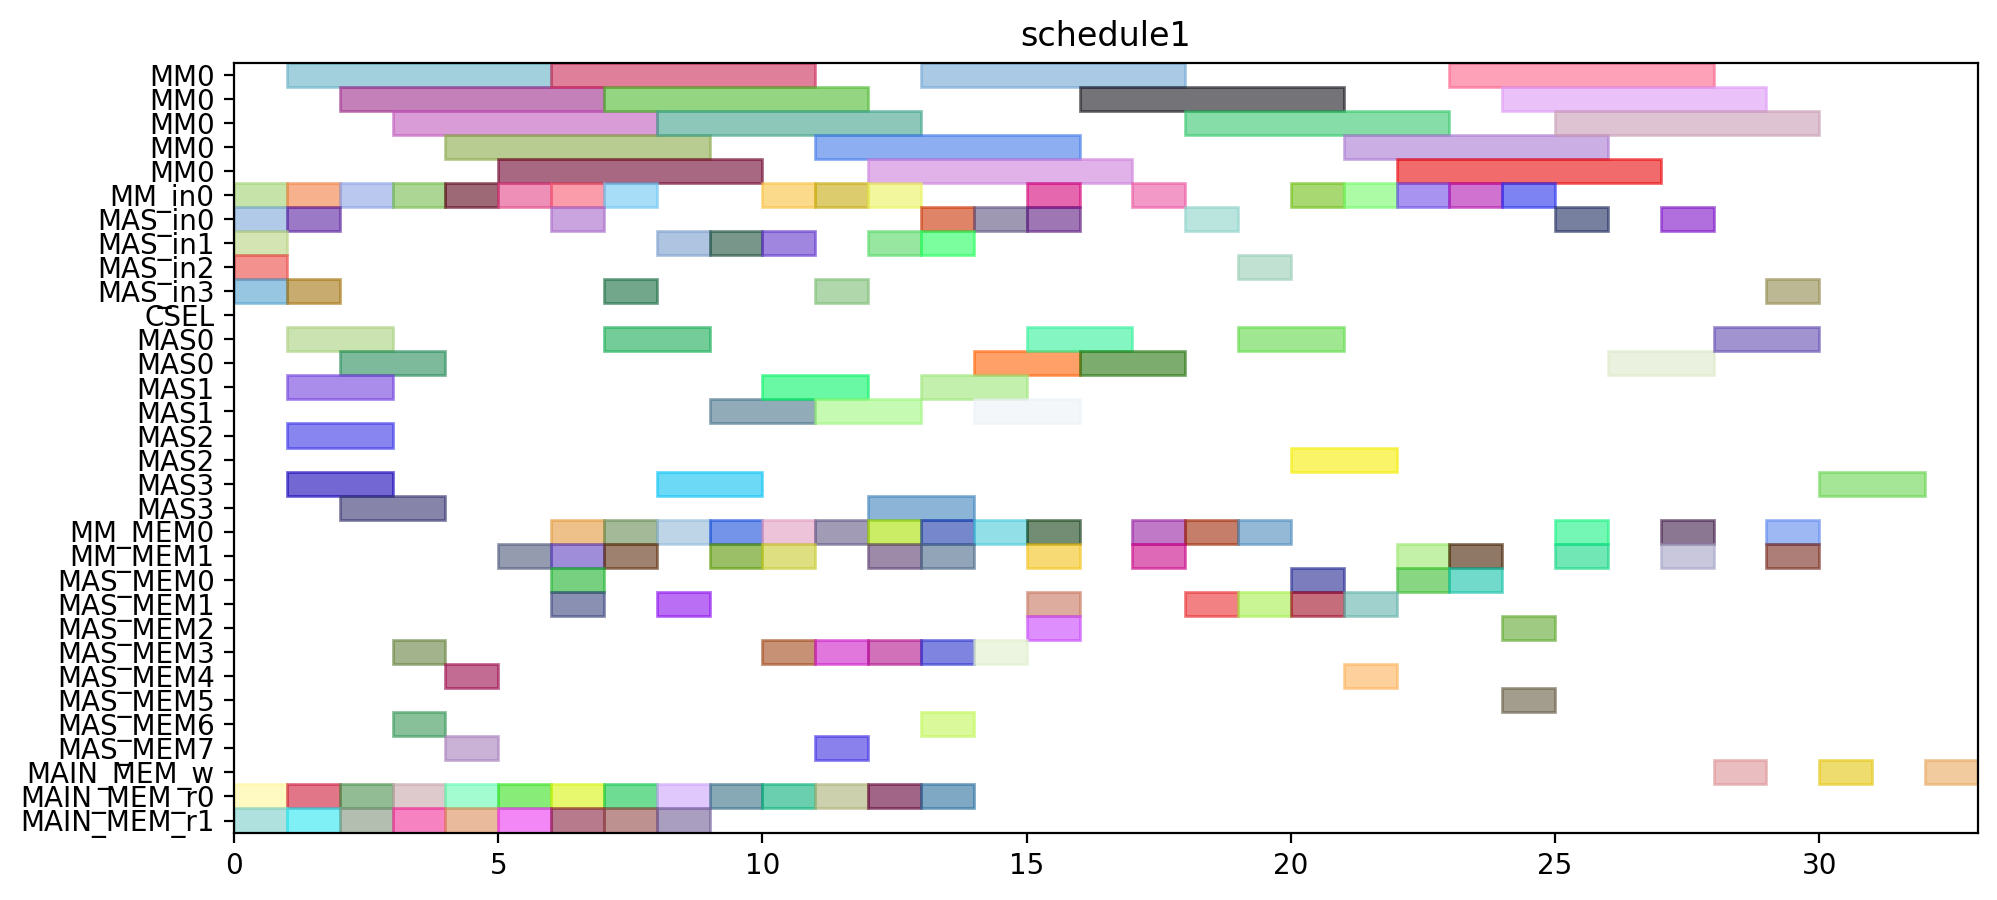

Write the Python code that produced this figure.
from pyschedule import Scenario, solvers, plotters, alt


def solve():
	horizon = 113
	S = Scenario("schedule1", horizon=horizon)

	# resource
	MM = S.Resources('MM', num=1, size=5)
	MM_in = S.Resources('MM_in', num=1)
	MAS_in = S.Resources('MAS_in', num=4)
	CSEL = S.Resource('CSEL')
	MAS = S.Resources('MAS', num=4, size=2, periods=range(1, horizon))
	MM_MEM = S.Resources('MM_MEM', num=2)
	MAS_MEM = S.Resources('MAS_MEM', num=8)
	MAIN_MEM_w = S.Resource('MAIN_MEM_w', size=1)
	MAIN_MEM_r = S.Resources('MAIN_MEM_r', num=2)

	# result of previous scheduling
	t14_in = S.Task('t14_in', length=1, delay_cost=1)
	S += t14_in >= 0
	t14_in += MAS_in[0]

	t2_in = S.Task('t2_in', length=1, delay_cost=1)
	S += t2_in >= 0
	t2_in += MM_in[0]

	t3_in = S.Task('t3_in', length=1, delay_cost=1)
	S += t3_in >= 0
	t3_in += MAS_in[2]

	t3_mem1 = S.Task('t3_mem1', length=1, delay_cost=1)
	S += t3_mem1 >= 0
	t3_mem1 += MAIN_MEM_r[1]

	t4_mem0 = S.Task('t4_mem0', length=1, delay_cost=1)
	S += t4_mem0 >= 0
	t4_mem0 += MAIN_MEM_r[0]

	t8_in = S.Task('t8_in', length=1, delay_cost=1)
	S += t8_in >= 0
	t8_in += MAS_in[3]

	t9_in = S.Task('t9_in', length=1, delay_cost=1)
	S += t9_in >= 0
	t9_in += MAS_in[1]

	t0_mem1 = S.Task('t0_mem1', length=1, delay_cost=1)
	S += t0_mem1 >= 1
	t0_mem1 += MAIN_MEM_r[1]

	t13_in = S.Task('t13_in', length=1, delay_cost=1)
	S += t13_in >= 1
	t13_in += MAS_in[0]

	t14 = S.Task('t14', length=2, delay_cost=1)
	S += t14 >= 1
	t14 += MAS[0]

	t1_in = S.Task('t1_in', length=1, delay_cost=1)
	S += t1_in >= 1
	t1_in += MM_in[0]

	t2 = S.Task('t2', length=5, delay_cost=1)
	S += t2 >= 1
	t2 += MM[0]

	t3 = S.Task('t3', length=2, delay_cost=1)
	S += t3 >= 1
	t3 += MAS[2]

	t3_mem0 = S.Task('t3_mem0', length=1, delay_cost=1)
	S += t3_mem0 >= 1
	t3_mem0 += MAIN_MEM_r[0]

	t4_in = S.Task('t4_in', length=1, delay_cost=1)
	S += t4_in >= 1
	t4_in += MAS_in[3]

	t8 = S.Task('t8', length=2, delay_cost=1)
	S += t8 >= 1
	t8 += MAS[3]

	t9 = S.Task('t9', length=2, delay_cost=1)
	S += t9 >= 1
	t9 += MAS[1]

	t0_in = S.Task('t0_in', length=1, delay_cost=1)
	S += t0_in >= 2
	t0_in += MM_in[0]

	t1 = S.Task('t1', length=5, delay_cost=1)
	S += t1 >= 2
	t1 += MM[0]

	t13 = S.Task('t13', length=2, delay_cost=1)
	S += t13 >= 2
	t13 += MAS[0]

	t14_mem1 = S.Task('t14_mem1', length=1, delay_cost=1)
	S += t14_mem1 >= 2
	t14_mem1 += MAIN_MEM_r[1]

	t19_mem0 = S.Task('t19_mem0', length=1, delay_cost=1)
	S += t19_mem0 >= 2
	t19_mem0 += MAIN_MEM_r[0]

	t4 = S.Task('t4', length=2, delay_cost=1)
	S += t4 >= 2
	t4 += MAS[3]

	t0 = S.Task('t0', length=5, delay_cost=1)
	S += t0 >= 3
	t0 += MM[0]

	t10_in = S.Task('t10_in', length=1, delay_cost=1)
	S += t10_in >= 3
	t10_in += MM_in[0]

	t10_mem0 = S.Task('t10_mem0', length=1, delay_cost=1)
	S += t10_mem0 >= 3
	t10_mem0 += MAS_MEM[6]

	t10_mem1 = S.Task('t10_mem1', length=1, delay_cost=1)
	S += t10_mem1 >= 3
	t10_mem1 += MAS_MEM[3]

	t4_mem1 = S.Task('t4_mem1', length=1, delay_cost=1)
	S += t4_mem1 >= 3
	t4_mem1 += MAIN_MEM_r[1]

	t8_mem0 = S.Task('t8_mem0', length=1, delay_cost=1)
	S += t8_mem0 >= 3
	t8_mem0 += MAIN_MEM_r[0]

	t10 = S.Task('t10', length=5, delay_cost=1)
	S += t10 >= 4
	t10 += MM[0]

	t5_in = S.Task('t5_in', length=1, delay_cost=1)
	S += t5_in >= 4
	t5_in += MM_in[0]

	t5_mem0 = S.Task('t5_mem0', length=1, delay_cost=1)
	S += t5_mem0 >= 4
	t5_mem0 += MAS_MEM[4]

	t5_mem1 = S.Task('t5_mem1', length=1, delay_cost=1)
	S += t5_mem1 >= 4
	t5_mem1 += MAS_MEM[7]

	t9_mem0 = S.Task('t9_mem0', length=1, delay_cost=1)
	S += t9_mem0 >= 4
	t9_mem0 += MAIN_MEM_r[0]

	t9_mem1 = S.Task('t9_mem1', length=1, delay_cost=1)
	S += t9_mem1 >= 4
	t9_mem1 += MAIN_MEM_r[1]

	t13_mem0 = S.Task('t13_mem0', length=1, delay_cost=1)
	S += t13_mem0 >= 5
	t13_mem0 += MAIN_MEM_r[0]

	t13_mem1 = S.Task('t13_mem1', length=1, delay_cost=1)
	S += t13_mem1 >= 5
	t13_mem1 += MAIN_MEM_r[1]

	t26_in = S.Task('t26_in', length=1, delay_cost=1)
	S += t26_in >= 5
	t26_in += MM_in[0]

	t26_mem1 = S.Task('t26_mem1', length=1, delay_cost=1)
	S += t26_mem1 >= 5
	t26_mem1 += MM_MEM[1]

	t5 = S.Task('t5', length=5, delay_cost=1)
	S += t5 >= 5
	t5 += MM[0]

	t11_in = S.Task('t11_in', length=1, delay_cost=1)
	S += t11_in >= 6
	t11_in += MAS_in[0]

	t11_mem0 = S.Task('t11_mem0', length=1, delay_cost=1)
	S += t11_mem0 >= 6
	t11_mem0 += MM_MEM[0]

	t11_mem1 = S.Task('t11_mem1', length=1, delay_cost=1)
	S += t11_mem1 >= 6
	t11_mem1 += MM_MEM[1]

	t15_in = S.Task('t15_in', length=1, delay_cost=1)
	S += t15_in >= 6
	t15_in += MM_in[0]

	t15_mem0 = S.Task('t15_mem0', length=1, delay_cost=1)
	S += t15_mem0 >= 6
	t15_mem0 += MAS_MEM[0]

	t15_mem1 = S.Task('t15_mem1', length=1, delay_cost=1)
	S += t15_mem1 >= 6
	t15_mem1 += MAS_MEM[1]

	t1_mem0 = S.Task('t1_mem0', length=1, delay_cost=1)
	S += t1_mem0 >= 6
	t1_mem0 += MAIN_MEM_r[0]

	t26 = S.Task('t26', length=5, delay_cost=1)
	S += t26 >= 6
	t26 += MM[0]

	t2_mem1 = S.Task('t2_mem1', length=1, delay_cost=1)
	S += t2_mem1 >= 6
	t2_mem1 += MAIN_MEM_r[1]

	t11 = S.Task('t11', length=2, delay_cost=1)
	S += t11 >= 7
	t11 += MAS[0]

	t15 = S.Task('t15', length=5, delay_cost=1)
	S += t15 >= 7
	t15 += MM[0]

	t19_in = S.Task('t19_in', length=1, delay_cost=1)
	S += t19_in >= 7
	t19_in += MM_in[0]

	t19_mem1 = S.Task('t19_mem1', length=1, delay_cost=1)
	S += t19_mem1 >= 7
	t19_mem1 += MM_MEM[1]

	t1_mem1 = S.Task('t1_mem1', length=1, delay_cost=1)
	S += t1_mem1 >= 7
	t1_mem1 += MAIN_MEM_r[1]

	t24_in = S.Task('t24_in', length=1, delay_cost=1)
	S += t24_in >= 7
	t24_in += MAS_in[3]

	t24_mem0 = S.Task('t24_mem0', length=1, delay_cost=1)
	S += t24_mem0 >= 7
	t24_mem0 += MM_MEM[0]

	t30_mem0 = S.Task('t30_mem0', length=1, delay_cost=1)
	S += t30_mem0 >= 7
	t30_mem0 += MAIN_MEM_r[0]

	t12_in = S.Task('t12_in', length=1, delay_cost=1)
	S += t12_in >= 8
	t12_in += MAS_in[1]

	t12_mem0 = S.Task('t12_mem0', length=1, delay_cost=1)
	S += t12_mem0 >= 8
	t12_mem0 += MM_MEM[0]

	t12_mem1 = S.Task('t12_mem1', length=1, delay_cost=1)
	S += t12_mem1 >= 8
	t12_mem1 += MAS_MEM[1]

	t19 = S.Task('t19', length=5, delay_cost=1)
	S += t19 >= 8
	t19 += MM[0]

	t24 = S.Task('t24', length=2, delay_cost=1)
	S += t24 >= 8
	t24 += MAS[3]

	t27_mem0 = S.Task('t27_mem0', length=1, delay_cost=1)
	S += t27_mem0 >= 8
	t27_mem0 += MAIN_MEM_r[0]

	t8_mem1 = S.Task('t8_mem1', length=1, delay_cost=1)
	S += t8_mem1 >= 8
	t8_mem1 += MAIN_MEM_r[1]

	t0_mem0 = S.Task('t0_mem0', length=1, delay_cost=1)
	S += t0_mem0 >= 9
	t0_mem0 += MAIN_MEM_r[0]

	t12 = S.Task('t12', length=2, delay_cost=1)
	S += t12 >= 9
	t12 += MAS[1]

	t6_in = S.Task('t6_in', length=1, delay_cost=1)
	S += t6_in >= 9
	t6_in += MAS_in[1]

	t6_mem0 = S.Task('t6_mem0', length=1, delay_cost=1)
	S += t6_mem0 >= 9
	t6_mem0 += MM_MEM[0]

	t6_mem1 = S.Task('t6_mem1', length=1, delay_cost=1)
	S += t6_mem1 >= 9
	t6_mem1 += MM_MEM[1]

	t18_in = S.Task('t18_in', length=1, delay_cost=1)
	S += t18_in >= 10
	t18_in += MM_in[0]

	t18_mem0 = S.Task('t18_mem0', length=1, delay_cost=1)
	S += t18_mem0 >= 10
	t18_mem0 += MAIN_MEM_r[0]

	t18_mem1 = S.Task('t18_mem1', length=1, delay_cost=1)
	S += t18_mem1 >= 10
	t18_mem1 += MAS_MEM[3]

	t29_in = S.Task('t29_in', length=1, delay_cost=1)
	S += t29_in >= 10
	t29_in += MAS_in[1]

	t29_mem0 = S.Task('t29_mem0', length=1, delay_cost=1)
	S += t29_mem0 >= 10
	t29_mem0 += MM_MEM[0]

	t29_mem1 = S.Task('t29_mem1', length=1, delay_cost=1)
	S += t29_mem1 >= 10
	t29_mem1 += MM_MEM[1]

	t6 = S.Task('t6', length=2, delay_cost=1)
	S += t6 >= 10
	t6 += MAS[1]

	t18 = S.Task('t18', length=5, delay_cost=1)
	S += t18 >= 11
	t18 += MM[0]

	t25_in = S.Task('t25_in', length=1, delay_cost=1)
	S += t25_in >= 11
	t25_in += MAS_in[3]

	t25_mem0 = S.Task('t25_mem0', length=1, delay_cost=1)
	S += t25_mem0 >= 11
	t25_mem0 += MM_MEM[0]

	t25_mem1 = S.Task('t25_mem1', length=1, delay_cost=1)
	S += t25_mem1 >= 11
	t25_mem1 += MAS_MEM[7]

	t27_in = S.Task('t27_in', length=1, delay_cost=1)
	S += t27_in >= 11
	t27_in += MM_in[0]

	t27_mem1 = S.Task('t27_mem1', length=1, delay_cost=1)
	S += t27_mem1 >= 11
	t27_mem1 += MAS_MEM[3]

	t29 = S.Task('t29', length=2, delay_cost=1)
	S += t29 >= 11
	t29 += MAS[1]

	t2_mem0 = S.Task('t2_mem0', length=1, delay_cost=1)
	S += t2_mem0 >= 11
	t2_mem0 += MAIN_MEM_r[0]

	t16_in = S.Task('t16_in', length=1, delay_cost=1)
	S += t16_in >= 12
	t16_in += MAS_in[1]

	t16_mem0 = S.Task('t16_mem0', length=1, delay_cost=1)
	S += t16_mem0 >= 12
	t16_mem0 += MM_MEM[0]

	t16_mem1 = S.Task('t16_mem1', length=1, delay_cost=1)
	S += t16_mem1 >= 12
	t16_mem1 += MM_MEM[1]

	t25 = S.Task('t25', length=2, delay_cost=1)
	S += t25 >= 12
	t25 += MAS[3]

	t26_mem0 = S.Task('t26_mem0', length=1, delay_cost=1)
	S += t26_mem0 >= 12
	t26_mem0 += MAIN_MEM_r[0]

	t27 = S.Task('t27', length=5, delay_cost=1)
	S += t27 >= 12
	t27 += MM[0]

	t30_in = S.Task('t30_in', length=1, delay_cost=1)
	S += t30_in >= 12
	t30_in += MM_in[0]

	t30_mem1 = S.Task('t30_mem1', length=1, delay_cost=1)
	S += t30_mem1 >= 12
	t30_mem1 += MAS_MEM[3]

	t14_mem0 = S.Task('t14_mem0', length=1, delay_cost=1)
	S += t14_mem0 >= 13
	t14_mem0 += MAIN_MEM_r[0]

	t16 = S.Task('t16', length=2, delay_cost=1)
	S += t16 >= 13
	t16 += MAS[1]

	t28_in = S.Task('t28_in', length=1, delay_cost=1)
	S += t28_in >= 13
	t28_in += MAS_in[0]

	t28_mem0 = S.Task('t28_mem0', length=1, delay_cost=1)
	S += t28_mem0 >= 13
	t28_mem0 += MAS_MEM[6]

	t28_mem1 = S.Task('t28_mem1', length=1, delay_cost=1)
	S += t28_mem1 >= 13
	t28_mem1 += MM_MEM[1]

	t30 = S.Task('t30', length=5, delay_cost=1)
	S += t30 >= 13
	t30 += MM[0]

	t7_in = S.Task('t7_in', length=1, delay_cost=1)
	S += t7_in >= 13
	t7_in += MAS_in[1]

	t7_mem0 = S.Task('t7_mem0', length=1, delay_cost=1)
	S += t7_mem0 >= 13
	t7_mem0 += MM_MEM[0]

	t7_mem1 = S.Task('t7_mem1', length=1, delay_cost=1)
	S += t7_mem1 >= 13
	t7_mem1 += MAS_MEM[3]

	t17_in = S.Task('t17_in', length=1, delay_cost=1)
	S += t17_in >= 14
	t17_in += MAS_in[0]

	t17_mem0 = S.Task('t17_mem0', length=1, delay_cost=1)
	S += t17_mem0 >= 14
	t17_mem0 += MM_MEM[0]

	t17_mem1 = S.Task('t17_mem1', length=1, delay_cost=1)
	S += t17_mem1 >= 14
	t17_mem1 += MAS_MEM[3]

	t28 = S.Task('t28', length=2, delay_cost=1)
	S += t28 >= 14
	t28 += MAS[0]

	t7 = S.Task('t7', length=2, delay_cost=1)
	S += t7 >= 14
	t7 += MAS[1]

	t17 = S.Task('t17', length=2, delay_cost=1)
	S += t17 >= 15
	t17 += MAS[0]

	t20_in = S.Task('t20_in', length=1, delay_cost=1)
	S += t20_in >= 15
	t20_in += MAS_in[0]

	t20_mem0 = S.Task('t20_mem0', length=1, delay_cost=1)
	S += t20_mem0 >= 15
	t20_mem0 += MM_MEM[0]

	t20_mem1 = S.Task('t20_mem1', length=1, delay_cost=1)
	S += t20_mem1 >= 15
	t20_mem1 += MM_MEM[1]

	t35_in = S.Task('t35_in', length=1, delay_cost=1)
	S += t35_in >= 15
	t35_in += MM_in[0]

	t35_mem0 = S.Task('t35_mem0', length=1, delay_cost=1)
	S += t35_mem0 >= 15
	t35_mem0 += MAS_MEM[2]

	t35_mem1 = S.Task('t35_mem1', length=1, delay_cost=1)
	S += t35_mem1 >= 15
	t35_mem1 += MAS_MEM[1]

	t20 = S.Task('t20', length=2, delay_cost=1)
	S += t20 >= 16
	t20 += MAS[0]

	t35 = S.Task('t35', length=5, delay_cost=1)
	S += t35 >= 16
	t35 += MM[0]

	t31_in = S.Task('t31_in', length=1, delay_cost=1)
	S += t31_in >= 17
	t31_in += MM_in[0]

	t31_mem0 = S.Task('t31_mem0', length=1, delay_cost=1)
	S += t31_mem0 >= 17
	t31_mem0 += MM_MEM[0]

	t31_mem1 = S.Task('t31_mem1', length=1, delay_cost=1)
	S += t31_mem1 >= 17
	t31_mem1 += MM_MEM[1]

	t31 = S.Task('t31', length=5, delay_cost=1)
	S += t31 >= 18
	t31 += MM[0]


	# new tasks
	t21 = S.Task('t21', length=2, delay_cost=1)
	t21 += alt(MAS)
	t21_in = S.Task('t21_in', length=1, delay_cost=1)
	t21_in += alt(MAS_in)
	S += t21_in*MAS_in[0]<=t21*MAS[0]

	S += t21_in*MAS_in[1]<=t21*MAS[1]

	S += t21_in*MAS_in[2]<=t21*MAS[2]

	S += t21_in*MAS_in[3]<=t21*MAS[3]

	t21_mem0 = S.Task('t21_mem0', length=1, delay_cost=1)
	t21_mem0 += MM_MEM[0]
	S += 6 < t21_mem0
	S += t21_mem0 <= t21

	t21_mem1 = S.Task('t21_mem1', length=1, delay_cost=1)
	t21_mem1 += MAS_MEM[1]
	S += 17 < t21_mem1
	S += t21_mem1 <= t21

	t22 = S.Task('t22', length=2, delay_cost=1)
	t22 += alt(MAS)
	t22_in = S.Task('t22_in', length=1, delay_cost=1)
	t22_in += alt(MAS_in)
	S += t22_in*MAS_in[0]<=t22*MAS[0]

	S += t22_in*MAS_in[1]<=t22*MAS[1]

	S += t22_in*MAS_in[2]<=t22*MAS[2]

	S += t22_in*MAS_in[3]<=t22*MAS[3]

	t22_mem0 = S.Task('t22_mem0', length=1, delay_cost=1)
	t22_mem0 += MM_MEM[0]
	S += 6 < t22_mem0
	S += t22_mem0 <= t22

	t22_mem1 = S.Task('t22_mem1', length=1, delay_cost=1)
	t22_mem1 += MAS_MEM[1]
	S += 17 < t22_mem1
	S += t22_mem1 <= t22

	t32 = S.Task('t32', length=5, delay_cost=1)
	t32 += alt(MM)
	t32_in = S.Task('t32_in', length=1, delay_cost=1)
	t32_in += alt(MM_in)
	S += t32_in*MM_in[0]<=t32*MM[0]

	t32_mem0 = S.Task('t32_mem0', length=1, delay_cost=1)
	t32_mem0 += MAS_MEM[0]
	S += 15 < t32_mem0
	S += t32_mem0 <= t32

	t32_mem1 = S.Task('t32_mem1', length=1, delay_cost=1)
	t32_mem1 += MM_MEM[1]
	S += 22 < t32_mem1
	S += t32_mem1 <= t32

	t33 = S.Task('t33', length=5, delay_cost=1)
	t33 += alt(MM)
	t33_in = S.Task('t33_in', length=1, delay_cost=1)
	t33_in += alt(MM_in)
	S += t33_in*MM_in[0]<=t33*MM[0]

	t33_mem0 = S.Task('t33_mem0', length=1, delay_cost=1)
	t33_mem0 += MAS_MEM[0]
	S += 16 < t33_mem0
	S += t33_mem0 <= t33

	t33_mem1 = S.Task('t33_mem1', length=1, delay_cost=1)
	t33_mem1 += MM_MEM[1]
	S += 22 < t33_mem1
	S += t33_mem1 <= t33

	t23 = S.Task('t23', length=5, delay_cost=1)
	t23 += alt(MM)
	t23_in = S.Task('t23_in', length=1, delay_cost=1)
	t23_in += alt(MM_in)
	S += t23_in*MM_in[0]<=t23*MM[0]

	t23_mem0 = S.Task('t23_mem0', length=1, delay_cost=1)
	t23_mem0 += alt(MAS_MEM)
	S += (t21*MAS[0])-1 < t23_mem0*MAS_MEM[0]
	S += (t21*MAS[1])-1 < t23_mem0*MAS_MEM[2]
	S += (t21*MAS[2])-1 < t23_mem0*MAS_MEM[4]
	S += (t21*MAS[3])-1 < t23_mem0*MAS_MEM[6]
	S += t23_mem0 <= t23

	t23_mem1 = S.Task('t23_mem1', length=1, delay_cost=1)
	t23_mem1 += alt(MAS_MEM)
	S += (t22*MAS[0])-1 < t23_mem1*MAS_MEM[1]
	S += (t22*MAS[1])-1 < t23_mem1*MAS_MEM[3]
	S += (t22*MAS[2])-1 < t23_mem1*MAS_MEM[5]
	S += (t22*MAS[3])-1 < t23_mem1*MAS_MEM[7]
	S += t23_mem1 <= t23

	t34 = S.Task('t34', length=5, delay_cost=1)
	t34 += alt(MM)
	t34_in = S.Task('t34_in', length=1, delay_cost=1)
	t34_in += alt(MM_in)
	S += t34_in*MM_in[0]<=t34*MM[0]

	t34_mem0 = S.Task('t34_mem0', length=1, delay_cost=1)
	t34_mem0 += MAS_MEM[2]
	S += 15 < t34_mem0
	S += t34_mem0 <= t34

	t34_mem1 = S.Task('t34_mem1', length=1, delay_cost=1)
	t34_mem1 += alt(MAS_MEM)
	S += (t21*MAS[0])-1 < t34_mem1*MAS_MEM[1]
	S += (t21*MAS[1])-1 < t34_mem1*MAS_MEM[3]
	S += (t21*MAS[2])-1 < t34_mem1*MAS_MEM[5]
	S += (t21*MAS[3])-1 < t34_mem1*MAS_MEM[7]
	S += t34_mem1 <= t34

	t36 = S.Task('t36', length=5, delay_cost=1)
	t36 += alt(MM)
	t36_in = S.Task('t36_in', length=1, delay_cost=1)
	t36_in += alt(MM_in)
	S += t36_in*MM_in[0]<=t36*MM[0]

	t36_mem0 = S.Task('t36_mem0', length=1, delay_cost=1)
	t36_mem0 += MAS_MEM[0]
	S += 16 < t36_mem0
	S += t36_mem0 <= t36

	t36_mem1 = S.Task('t36_mem1', length=1, delay_cost=1)
	t36_mem1 += alt(MAS_MEM)
	S += (t22*MAS[0])-1 < t36_mem1*MAS_MEM[1]
	S += (t22*MAS[1])-1 < t36_mem1*MAS_MEM[3]
	S += (t22*MAS[2])-1 < t36_mem1*MAS_MEM[5]
	S += (t22*MAS[3])-1 < t36_mem1*MAS_MEM[7]
	S += t36_mem1 <= t36

	PY_new = S.Task('PY_new', length=2, delay_cost=1)
	PY_new += alt(MAS)
	PY_new_in = S.Task('PY_new_in', length=1, delay_cost=1)
	PY_new_in += alt(MAS_in)
	S += PY_new_in*MAS_in[0]<=PY_new*MAS[0]

	S += PY_new_in*MAS_in[1]<=PY_new*MAS[1]

	S += PY_new_in*MAS_in[2]<=PY_new*MAS[2]

	S += PY_new_in*MAS_in[3]<=PY_new*MAS[3]

	S += 0<PY_new

	PY_new_w = S.Task('PY_new_w', length=1, delay_cost=1)
	PY_new_w += alt(MAIN_MEM_w)
	S += PY_new <= PY_new_w

	PY_new_mem0 = S.Task('PY_new_mem0', length=1, delay_cost=1)
	PY_new_mem0 += alt(MM_MEM)
	S += (t23*MM[0])-1 < PY_new_mem0*MM_MEM[0]
	S += PY_new_mem0 <= PY_new

	PY_new_mem1 = S.Task('PY_new_mem1', length=1, delay_cost=1)
	PY_new_mem1 += alt(MM_MEM)
	S += (t32*MM[0])-1 < PY_new_mem1*MM_MEM[1]
	S += PY_new_mem1 <= PY_new

	PX_new = S.Task('PX_new', length=2, delay_cost=1)
	PX_new += alt(MAS)
	PX_new_in = S.Task('PX_new_in', length=1, delay_cost=1)
	PX_new_in += alt(MAS_in)
	S += PX_new_in*MAS_in[0]<=PX_new*MAS[0]

	S += PX_new_in*MAS_in[1]<=PX_new*MAS[1]

	S += PX_new_in*MAS_in[2]<=PX_new*MAS[2]

	S += PX_new_in*MAS_in[3]<=PX_new*MAS[3]

	S += 0<PX_new

	PX_new_w = S.Task('PX_new_w', length=1, delay_cost=1)
	PX_new_w += alt(MAIN_MEM_w)
	S += PX_new <= PX_new_w

	PX_new_mem0 = S.Task('PX_new_mem0', length=1, delay_cost=1)
	PX_new_mem0 += alt(MM_MEM)
	S += (t34*MM[0])-1 < PX_new_mem0*MM_MEM[0]
	S += PX_new_mem0 <= PX_new

	PX_new_mem1 = S.Task('PX_new_mem1', length=1, delay_cost=1)
	PX_new_mem1 += alt(MM_MEM)
	S += (t33*MM[0])-1 < PX_new_mem1*MM_MEM[1]
	S += PX_new_mem1 <= PX_new

	PZ_new = S.Task('PZ_new', length=2, delay_cost=1)
	PZ_new += alt(MAS)
	PZ_new_in = S.Task('PZ_new_in', length=1, delay_cost=1)
	PZ_new_in += alt(MAS_in)
	S += PZ_new_in*MAS_in[0]<=PZ_new*MAS[0]

	S += PZ_new_in*MAS_in[1]<=PZ_new*MAS[1]

	S += PZ_new_in*MAS_in[2]<=PZ_new*MAS[2]

	S += PZ_new_in*MAS_in[3]<=PZ_new*MAS[3]

	S += 0<PZ_new

	PZ_new_w = S.Task('PZ_new_w', length=1, delay_cost=1)
	PZ_new_w += alt(MAIN_MEM_w)
	S += PZ_new <= PZ_new_w

	PZ_new_mem0 = S.Task('PZ_new_mem0', length=1, delay_cost=1)
	PZ_new_mem0 += alt(MM_MEM)
	S += (t36*MM[0])-1 < PZ_new_mem0*MM_MEM[0]
	S += PZ_new_mem0 <= PZ_new

	PZ_new_mem1 = S.Task('PZ_new_mem1', length=1, delay_cost=1)
	PZ_new_mem1 += MM_MEM[1]
	S += 20 < PZ_new_mem1
	S += PZ_new_mem1 <= PZ_new

	solvers.mip.solve(S,msg=1,kind='CPLEX',ratio_gap=1.01)

	solution = [['hoge']*len(S.solution()[1]) for i in range(len(S.solution()))]
	for i in range(len(S.solution())):
		for j in range(len(S.solution()[i])):
			solution[i][j]=str(S.solution()[i][j])
	print(solution)

	cycles = int(solution[-1][3])

	pic_file_name = "/home/mfukuda/ABE/multiRAM_multiMAS_16mux/scheduling_result/stage5MM1_stage2MAS4/EP_ADD_A_ANY/schedule1.png"
	if(S.solution() != []):
		plotters.matplotlib.plot(S,img_filename=pic_file_name, show_task_labels=False, fig_size=(cycles*0.25+3, 5))

	return solution
